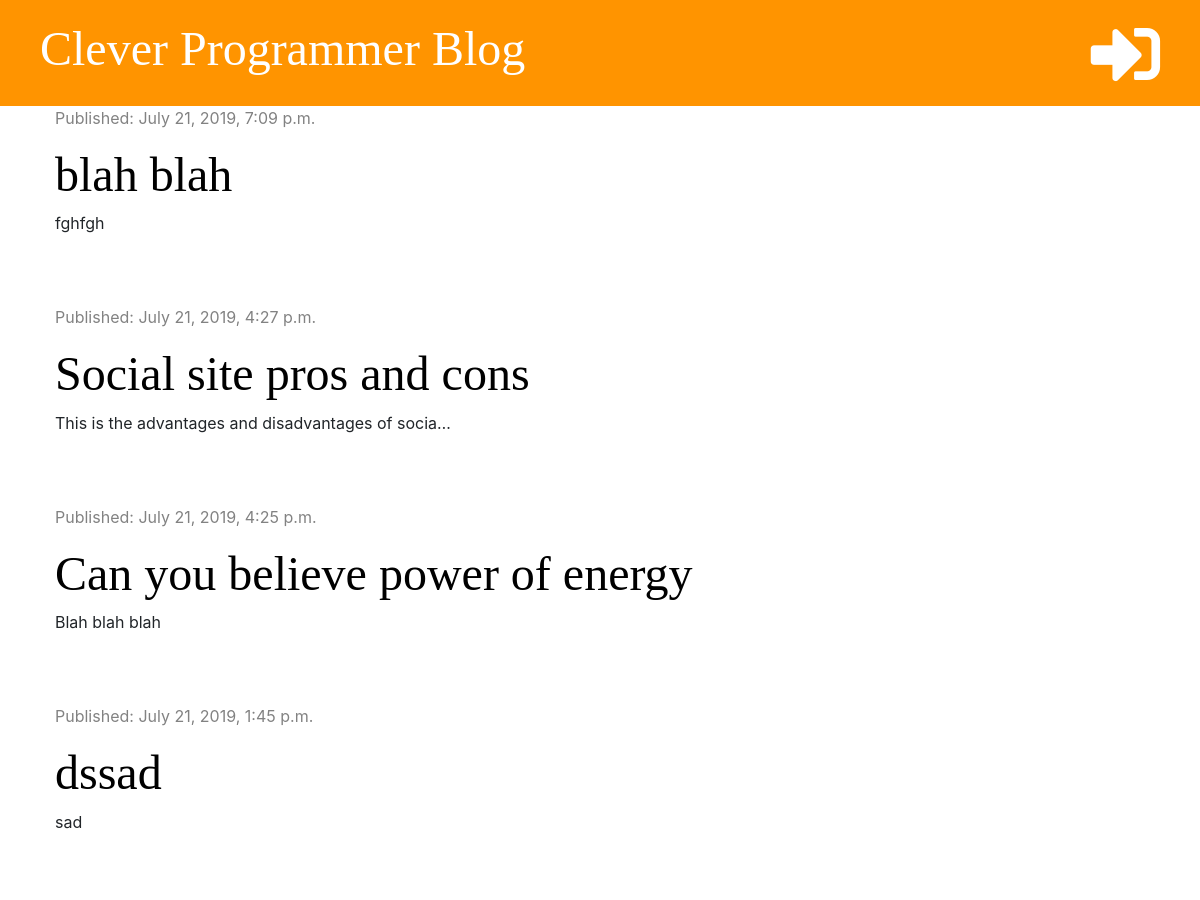
Before: / (upper part) with the older database file.
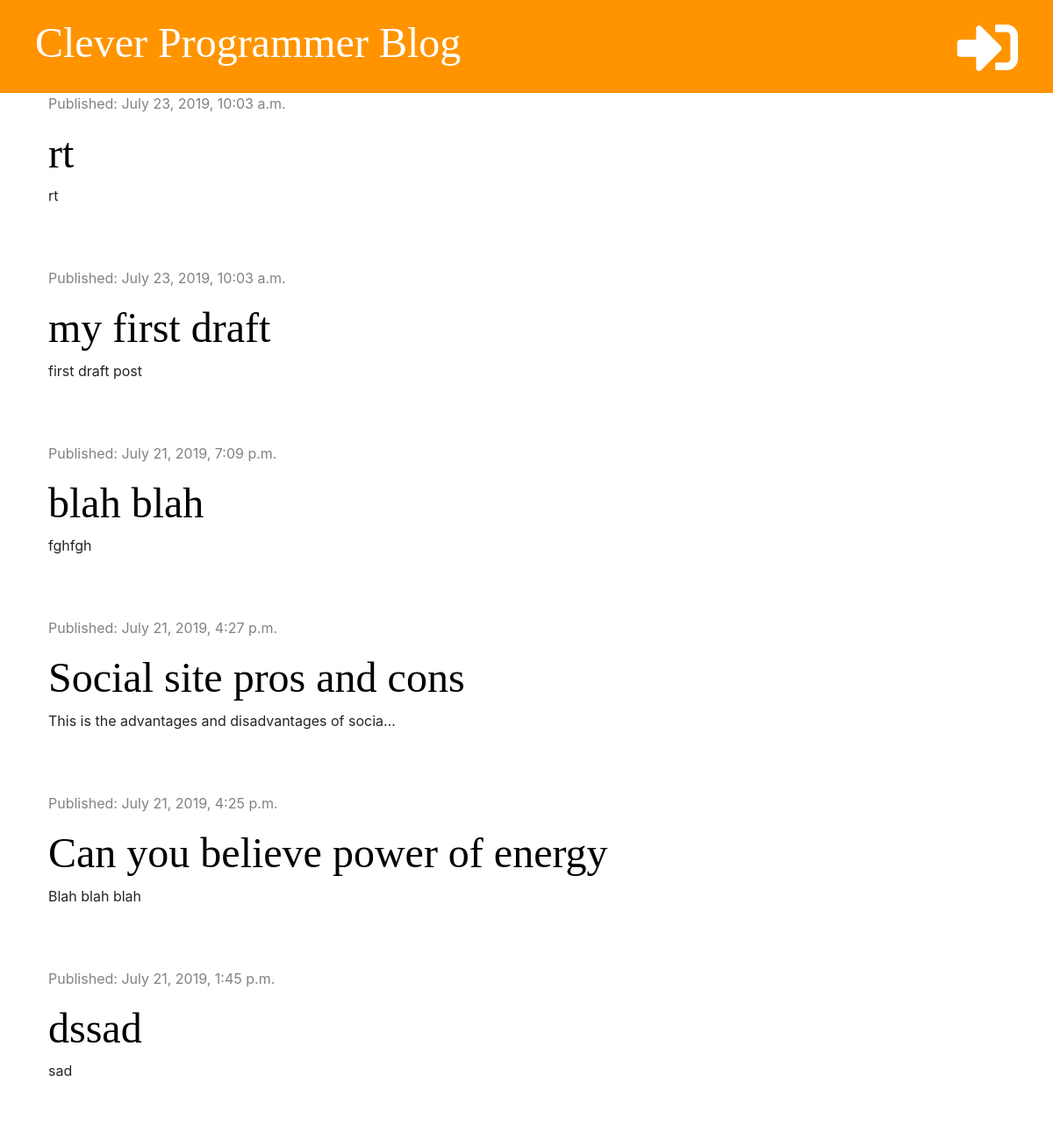
After: the same page with the newer database file.
### blog/models.py (models this page shows, shortened)
class Post(models.Model):
    author = models.ForeignKey('auth.User', on_delete = models.CASCADE)
    title = models.CharField(max_length = 200)
    text = models.TextField()
    created_date = models.DateTimeField(default = timezone.now)
    published_date = models.DateTimeField(blank=True, null=True)

### blog/views.py (the view)
# urls.py: path('', views.post_list, name="post_list"),
def post_list(request):
    posts = Post.objects.filter(published_date__lte = timezone.now()).order_by('-published_date')
    stuff_for_frontend = {'posts' : posts}
    return render(request, 'blog/post_list.html', stuff_for_frontend)

### blog/templates/blog/post_list.html (shortened to what this page needs)
{% extends 'blog/base.html' %}
{% block content %}
  {% for post in posts %}
    <div class="post">
        <div class="date">
          <p>Published: {{ post.published_date }}</p>
        </div>
        <h1><a href="{% url 'post_detail' pk=post.pk %}">{{ post.title }}</a></h1>
        <p>{{ post.text|truncatechars:50|linebreaksbr }}</p>
    </div>
  {% endfor %}
{% endblock %}

Changed rows visible on the page:
added Post: published_date "July 23, 2019, 10:03 a.m.", title "rt", text "rt"
now on this page (row edited): Post: published_date "July 23, 2019, 10:03 a.m.", title "my first draft", text "first draft post"
